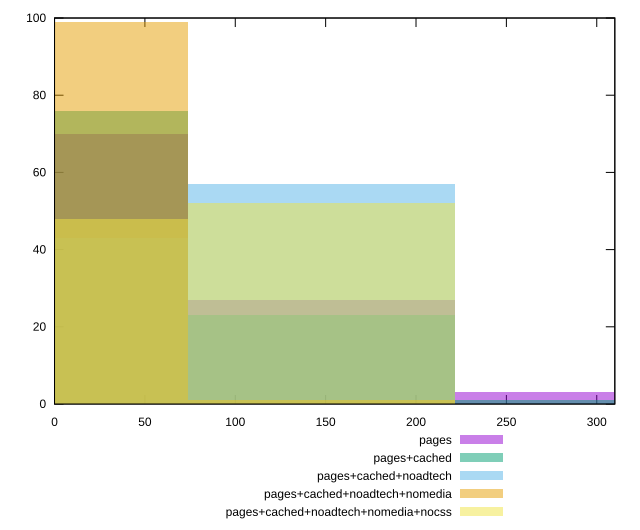

Source code (gnuplot):
reset

$pages <<EOF
0 70
147.59595693974066 27
295.1919138794813 3
EOF

$pagesCached <<EOF
0 76
147.59595693974066 23
295.1919138794813 1
EOF

$pagesCachedNoadtech <<EOF
147.59595693974066 57
0 43
EOF

$pagesCachedNoadtechNomedia <<EOF
0 99
147.59595693974066 1
EOF

$pagesCachedNoadtechNomediaNocss <<EOF
0 48
147.59595693974066 52
EOF

set key outside below
set boxwidth 147.59595693974066
set xrange [0:310]
set yrange [0:100]
set trange [0:100]
set style fill transparent solid 0.5 noborder
set terminal svg size 640, 530 enhanced background rgb 'white'
set output "report_00014_2021-02-09T15:56:05.503Z/unminified-javascript/comparison/histogram/all_raw.svg"

plot $pages title "pages" with boxes, \
     $pagesCached title "pages+cached" with boxes, \
     $pagesCachedNoadtech title "pages+cached+noadtech" with boxes, \
     $pagesCachedNoadtechNomedia title "pages+cached+noadtech+nomedia" with boxes, \
     $pagesCachedNoadtechNomediaNocss title "pages+cached+noadtech+nomedia+nocss" with boxes

reset
